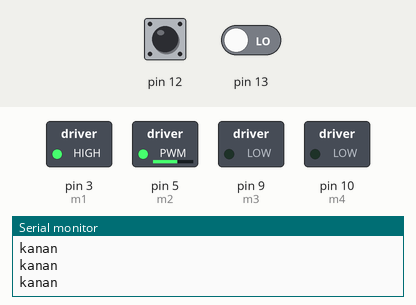
Bench run of a sketch on a simulated Arduino Uno, built with avr-gcc and run on an emulated ATmega328P. Parts: switched loads named in the sketch (green lamp = pin HIGH), the last lines printed to the serial monitor. Dashed ring = blinking. The inputs (shaded band) are chosen by the test bench; at power-on: pin 12 HIGH, pin 13 LOW.

Above: at 1.2 s.
1.3 s: pin 12 driven LOW
At 2.5 s:
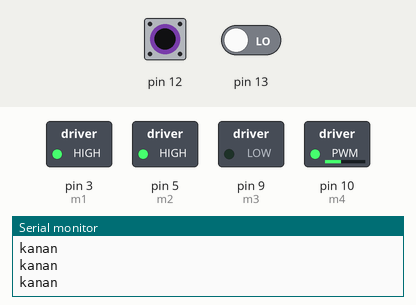
2.8 s: pin 13 driven HIGH
At 3.8 s:
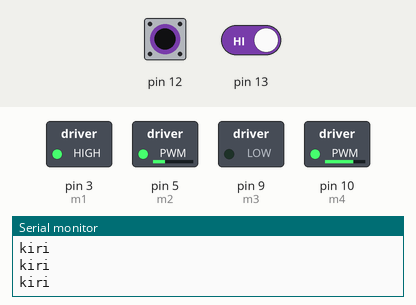
4.3 s: pin 13 driven LOW
At 5.1 s:
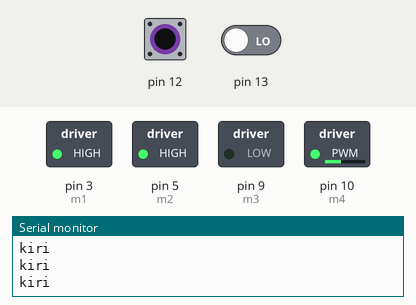
5.8 s: pin 12 driven HIGH
At 6.1 s:
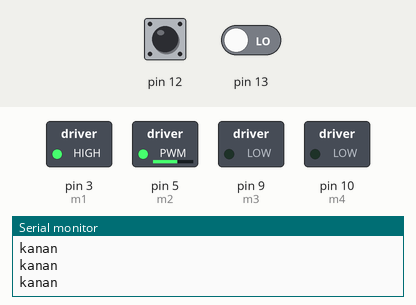
8.8 s: pin 12 pulsed LOW 2 times (0.12 s each, 0.3 s apart)
At 8.86 s:
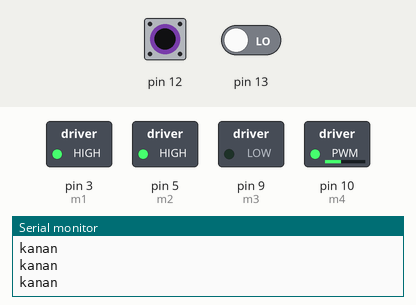
12.4 s: pin 12 driven LOW and pin 13 driven HIGH
At 12.8 s:
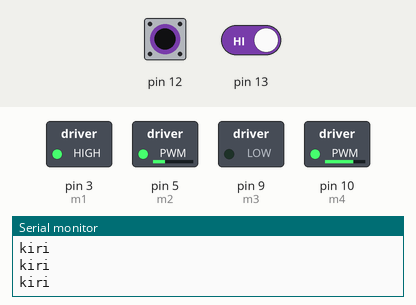
Timing chart, 0 to 15.4 s (numbered marks = the images above; inputs shaded):
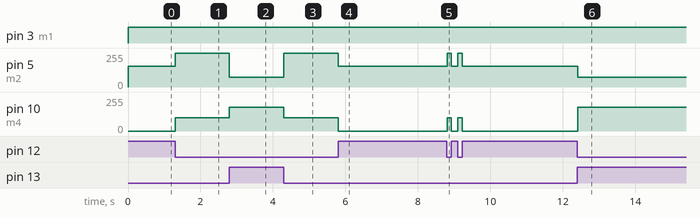

The sketch:

sketch_jun28b.ino
```cpp
#define m1 3
#define m2 5
#define m3 9
#define m4 10

int arrow =0;
void setup() {

Serial.begin(9600);
pinMode(m1,OUTPUT);
pinMode(m2,OUTPUT);
pinMode(m3,OUTPUT);
pinMode(m4,OUTPUT);
pinMode(12,INPUT);
pinMode(13,INPUT);

}

void loop() {

// pembacaan sensor pada pin 12 dan 13

int lsensor=digitalRead(12);
int rsensor=digitalRead(13);

//logika robot menggunakan prinsip  AND
if((lsensor == LOW)&&(rsensor== HIGH))
{
    Serial.println("kiri");
// maju dengan kecepatan 100
motorOut(180,180 ,2);

}
if((lsensor== HIGH)&&(rsensor== LOW))
{
//belok kiri
  Serial.println("kanan");
motorOut(0,100,2);

}

if((lsensor==HIGH)&&(rsensor== HIGH))
{

motorOut(0,100,2);

//belok kiri

}
if((lsensor== LOW)&&(rsensor==LOW))
{
//belok kanan
motorOut(100,0,2);
}
}

//Fungsi untuk menggerakkan motor
void motorOut(unsigned char lpwm, unsigned char rpwm, int arrow){
//arrow =1 mundur, 2 maju,
if(arrow==1){
digitalWrite(m3,HIGH);
digitalWrite(m1,LOW);
analogWrite(m4,255-lpwm);
analogWrite(m2,rpwm);
}
else if (arrow==2)
{
digitalWrite(m3,LOW);
digitalWrite(m1,HIGH);
analogWrite(m4,lpwm);
analogWrite(m2,255-rpwm);
}

}
```

Measured:
- after the input at 1.3 s, pin 5 (m2): 155/255 → 255/255 at once; pin 10 (m4): 0/255 → 100/255 at once
- after the input at 2.8 s, pin 5 (m2): 255/255 → 75/255 at once; pin 10 (m4): 100/255 → 180/255 at once
- after the input at 4.3 s, pin 5 (m2): 75/255 → 255/255 at once; pin 10 (m4): 180/255 → 100/255 at once
- after the input at 5.8 s, pin 5 (m2): 255/255 → 155/255 at once; pin 10 (m4): 100/255 → 0/255 at once
- after the input at 8.8 s, pin 5 (m2): alternates 255/255 for 0.12 s and 155/255 for 0.18 s, 4 changes in all, then stays 155/255, starting at once; pin 10 (m4): alternates 100/255 for 0.12 s and 0/255 for 0.18 s, 4 changes in all, then stays 0/255, starting at once
- after the input at 12.4 s, pin 5 (m2): 155/255 → 75/255 at once; pin 10 (m4): 0/255 → 180/255 at once
